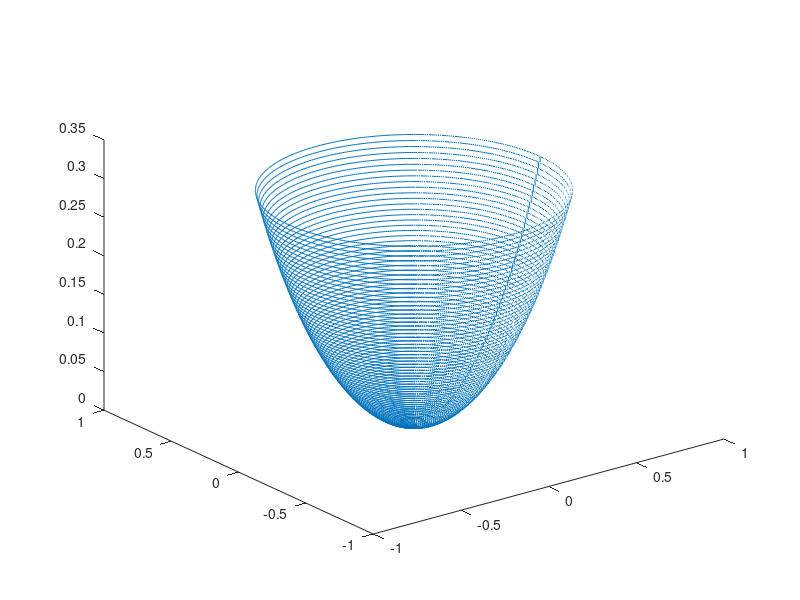

The MATLAB source for this figure:
d = 0.01;
r = 1;
h = 0.3;

h0 = r;
dth = d/r;
theta = 0;
Nodes = zeros(1,3);
M = zeros(1,3);
z=0;
while z <= h
    z = r*(1 - cos(theta))
    Ra = r*sin(theta);
    phi = 0;
    for i=1:round(2*pi/(d/Ra))
        M(i,1) = Ra*cos(phi);
        M(i,2) = Ra*sin(phi);
        M(i,3) = z;
        phi = phi + d/Ra;
    end
    Nodes = [Nodes; M];
    theta = theta + dth;
end

plot3(Nodes(:,1),Nodes(:,2),Nodes(:,3))